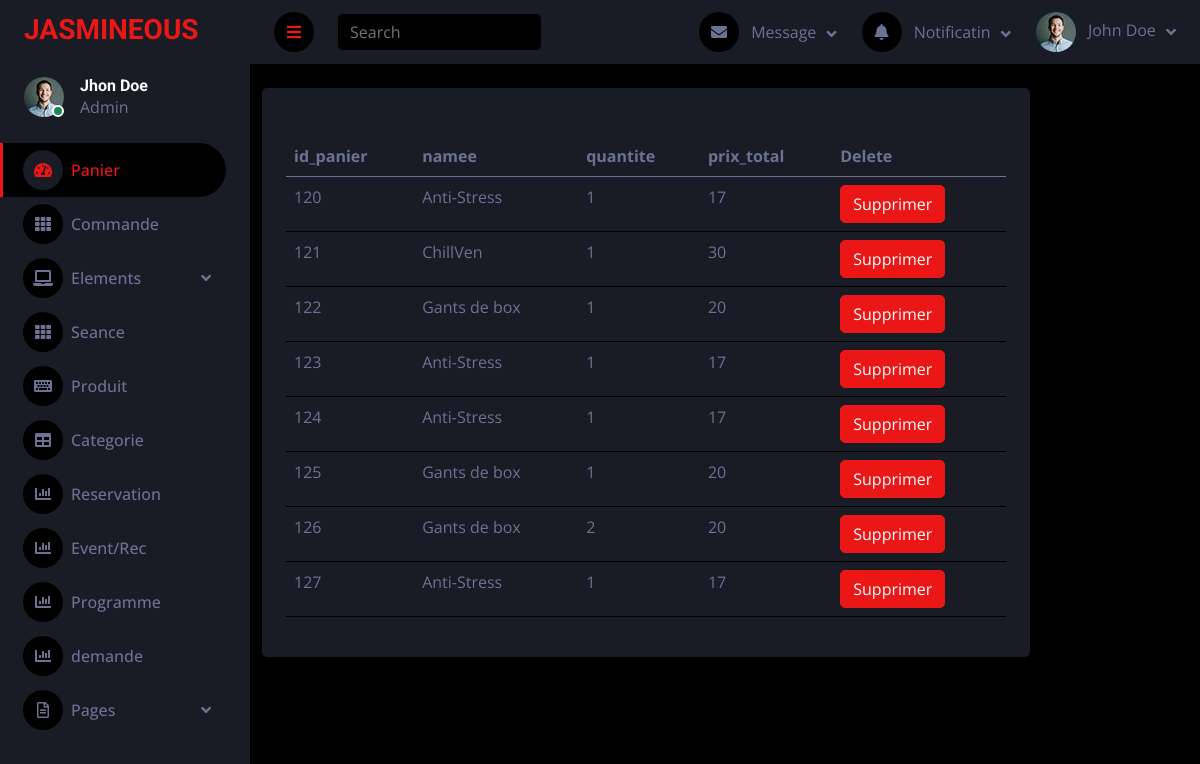
The page /View/Back/panier.php (signed in) on the database its author committed.
### tables this page shows
CREATE TABLE `panier` (
  `id_panier` int(11) NOT NULL,
  `namee` varchar(20) NOT NULL,
  `quantite` int(20) NOT NULL,
  `prix_total` int(20) NOT NULL
);

### Controller/pannierCRUD.php (called while the page is built, shortened)
<?php
include_once '../../Model/panier.php';
	class panierCRUD
	{
		function Afficherpanier()
		{
			$sql="SELECT * FROM panier ";
			$db=config::getConnexion();
			try
			{
				$liste=$db->query($sql);
				return $liste;
			}
			catch(Exception $e)
			{
				die('Erreur:'. $e->getMessage());
			}
		}
    }
?>

### View/Back/panier.php (the view, shortened to what this page needs)
<?php
include_once '../../controller/pannierCRUD.php';
$panierCRUD = new panierCRUD();
$listepanier=$panierCRUD->Afficherpanier();
?>
<!DOCTYPE html>
<html lang="en">
<head>
<link href="https://cdnjs.cloudflare.com/ajax/libs/font-awesome/5.10.0/css/all.min.css" rel="stylesheet">
<link href="https://cdn.jsdelivr.net/npm/bootstrap-icons@1.4.1/font/bootstrap-icons.css" rel="stylesheet">
<link href="lib/owlcarousel/assets/owl.carousel.min.css" rel="stylesheet">
<link href="lib/tempusdominus/css/tempusdominus-bootstrap-4.min.css" rel="stylesheet" />
<link href="css/bootstrap.min.css" rel="stylesheet">
<link href="css/style.css" rel="stylesheet">
</head>
<body>
<div class="container-fluid position-relative d-flex p-0">
              <div class="sidebar pe-4 pb-3">
            <nav class="navbar bg-secondary navbar-dark">
                <a href="index.html" class="navbar-brand mx-4 mb-3">
                <h3 class="text-primary">JASMINEOUS</h3>
                </a>
                <div class="d-flex align-items-center ms-4 mb-4">
                    <div class="position-relative">
                        <img class="rounded-circle" src="img/user.jpg" alt="" style="width: 40px; height: 40px;">
                        <div class="bg-success rounded-circle border border-2 border-white position-absolute end-0 bottom-0 p-1"></div>
                    </div>
                    <div class="ms-3">
                        <h6 class="mb-0">Jhon Doe</h6>
                        <span>Admin</span>
                    </div>
                </div>
                <div class="navbar-nav w-100">
                <a href="panier.php" class="nav-item nav-link active"><i class="fa fa-tachometer-alt me-2"></i>Panier</a>
                <a href="commande.php" class="nav-item nav-link"><i class="fa fa-th me-2"></i>Commande</a>
                    <div class="nav-item dropdown">
                        <a href="#" class="nav-link dropdown-toggle" data-bs-toggle="dropdown"><i class="fa fa-laptop me-2"></i>Elements</a>
                    </div>
                    <a href="Seance.php" class="nav-item nav-link"><i class="fa fa-th me-2"></i>Seance</a>
                    <a href="form.php" class="nav-item nav-link"><i class="fa fa-keyboard me-2"></i>Produit</a>
                    <a href="table.php" class="nav-item nav-link"><i class="fa fa-table me-2"></i>Categorie</a>
                    <a href="Reservation.php" class="nav-item nav-link"><i class="fa fa-chart-bar me-2"></i>Reservation</a>
                    <a href="evenement.php" class="nav-item nav-link"><i class="fa fa-chart-bar me-2"></i>Event/Rec</a>
                    <a href="programe.php" class="nav-item nav-link "><i class="fa fa-chart-bar me-2"></i>Programme</a>
                    <a href="demande.php" class="nav-item nav-link "><i class="fa fa-chart-bar me-2"></i>demande</a>
                    <div class="nav-item dropdown">
                        <a href="#" class="nav-link dropdown-toggle" data-bs-toggle="dropdown"><i class="far fa-file-alt me-2"></i>Pages</a>
                    </div>
                </div>
            </nav>
        </div>
    <div class="content">
        <nav class="navbar navbar-expand bg-secondary navbar-dark sticky-top px-4 py-0">
            <a href="#" class="sidebar-toggler flex-shrink-0">
                <i class="fa fa-bars"></i>
            </a>
            <form class="d-none d-md-flex ms-4">
                <input class="form-control bg-dark border-0" type="search" placeholder="Search">
            </form>
            <div class="navbar-nav align-items-center ms-auto">
                <div class="nav-item dropdown">
                    <a href="#" class="nav-link dropdown-toggle" data-bs-toggle="dropdown">
                        <i class="fa fa-envelope me-lg-2"></i>
                        <span class="d-none d-lg-inline-flex">Message</span>
                    </a>
                </div>
                <div class="nav-item dropdown">
                    <a href="#" class="nav-link dropdown-toggle" data-bs-toggle="dropdown">
                        <i class="fa fa-bell me-lg-2"></i>
                        <span class="d-none d-lg-inline-flex">Notificatin</span>
                    </a>
                </div>
                <div class="nav-item dropdown">
                    <a href="#" class="nav-link dropdown-toggle" data-bs-toggle="dropdown">
                        <img class="rounded-circle me-lg-2" src="img/user.jpg" alt="" style="width: 40px; height: 40px;">
                        <span class="d-none d-lg-inline-flex">John Doe</span>
                    </a>
                </div>
            </div>
        </nav>
                </body>
<html>
</html>
</body>
            <div class="container-fluid pt-4 px-7">
                <div class="row g-4">
                    <div class="col-sm-12 col-xl-10">
                        <div class="bg-secondary rounded h-100 p-4">
                            <table class="table">
        <thead>
            <tr>
            <th>id_panier</th>
            <th>namee</th>
                <th>quantite</th>
                <th>prix_total</th>
                <th>Delete</th>
            </tr>
        </thead>
        <tbody>
        <tbody>
            <?php foreach($listepanier as $panier): ?>
            <tr>
                <td><?php echo $panier['id_panier']; ?></td>
                <td><?php echo $panier['namee']; ?></td>
                <td><?php echo $panier['quantite']; ?></td>
                <td><?php echo $panier['prix_total']; ?></td>
                <td>
                    <a href="DeletePanier.php?id_panier=<?php echo $panier['id_panier']; ?>"><button class="btn btn-primary">Supprimer</button></a><center>
                </td>
            </tr>
            <?php endforeach; ?>
                                </tbody>
                            </table>
                        </div>
                    </div>
                            </div>
                        </div>
</body>
</html>

### View/Back/css/style.css (style rules this page uses)
:root { --primary: #EB1616; --secondary: #191C24; --light: #6C7293; --dark: #000000; }
.btn { transition: .5s; }
.sidebar { position: fixed; top: 0; left: 0; bottom: 0; width: 250px; height: 100vh; overflow-y: auto; background: var(--secondary); transition: 0.5s; z-index: 999; }
.content { margin-left: 250px; min-height: 100vh; background: var(--dark); transition: 0.5s; }
@media (min-width: 992px) { .sidebar { margin-left: 0; } }
@media (min-width: 992px) { .content { width: calc(100% - 250px); } }
.sidebar .navbar .navbar-nav .nav-link { padding: 7px 20px; color: var(--light); font-weight: 500; border-left: 3px solid var(--secondary); border-radius: 0 30px 30px 0; outline: none; }
.sidebar .navbar .navbar-nav .nav-link:hover, .sidebar .navbar .navbar-nav .nav-link.active { color: var(--primary); background: var(--dark); border-color: var(--primary); }
.sidebar .navbar .navbar-nav .nav-link i { width: 40px; height: 40px; display: inline-flex; align-items: center; justify-content: center; background: var(--dark); border-radius: 40px; }
.sidebar .navbar .navbar-nav .nav-link:hover i, .sidebar .navbar .navbar-nav .nav-link.active i { background: var(--secondary); }
.sidebar .navbar .dropdown-toggle::after { position: absolute; top: 15px; right: 15px; border: none; content: "\f107"; font-family: "Font Awesome 5 Free"; font-weight: 900; transition: .5s; }
.content .navbar .navbar-nav .nav-link { margin-left: 25px; padding: 12px 0; color: var(--light); outline: none; }
.content .navbar .sidebar-toggler, .content .navbar .navbar-nav .nav-link i { width: 40px; height: 40px; display: inline-flex; align-items: center; justify-content: center; background: var(--dark); border-radius: 40px; }
.content .navbar .dropdown-toggle::after { margin-left: 6px; vertical-align: middle; border: none; content: "\f107"; font-family: "Font Awesome 5 Free"; font-weight: 900; transition: .5s; }

### rows shown on the page
panier: id_panier "120", namee "Anti-Stress", quantite "1", prix_total "17"
panier: id_panier "121", namee "ChillVen", quantite "1", prix_total "30"
panier: id_panier "122", namee "Gants de box", quantite "1", prix_total "20"
panier: id_panier "123", namee "Anti-Stress", quantite "1", prix_total "17"
panier: id_panier "124", namee "Anti-Stress", quantite "1", prix_total "17"
panier: id_panier "125", namee "Gants de box", quantite "1", prix_total "20"
panier: id_panier "126", namee "Gants de box", quantite "2", prix_total "20"
panier: id_panier "127", namee "Anti-Stress", quantite "1", prix_total "17"
